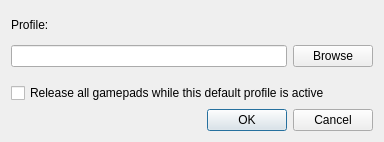
<?xml version="1.0" encoding="UTF-8"?>
<ui version="4.0">
 <class>EditAllDefaultAutoProfileDialog</class>
 <widget class="QDialog" name="EditAllDefaultAutoProfileDialog">
  <property name="geometry">
   <rect>
    <x>0</x>
    <y>0</y>
    <width>384</width>
    <height>142</height>
   </rect>
  </property>
  <property name="windowTitle">
   <string>Default Profile</string>
  </property>
  <property name="modal">
   <bool>true</bool>
  </property>
  <layout class="QVBoxLayout" name="verticalLayout">
   <item>
    <widget class="QLabel" name="label">
     <property name="text">
      <string>Profile:</string>
     </property>
     <property name="buddy">
      <cstring>profileLineEdit</cstring>
     </property>
    </widget>
   </item>
   <item>
    <layout class="QHBoxLayout" name="horizontalLayout">
     <item>
      <widget class="QLineEdit" name="profileLineEdit"/>
     </item>
     <item>
      <widget class="QPushButton" name="profileBrowsePushButton">
       <property name="text">
        <string>Browse</string>
       </property>
      </widget>
     </item>
    </layout>
   </item>
   <item>
    <spacer name="verticalSpacer">
     <property name="orientation">
      <enum>Qt::Vertical</enum>
     </property>
     <property name="sizeType">
      <enum>QSizePolicy::Fixed</enum>
     </property>
     <property name="sizeHint" stdset="0">
      <size>
       <width>20</width>
       <height>10</height>
      </size>
     </property>
    </spacer>
   </item>
   <item>
    <widget class="QCheckBox" name="releaseControllerCheckBox">
     <property name="toolTip">
      <string>Allows the focused application to receive gamepad input directly. AntiMicroX will stop loading profiles for all devices until AntiMicroX is focused again or another auto profile is selected.</string>
     </property>
     <property name="text">
      <string>Release all gamepads while this default profile is active</string>
     </property>
    </widget>
   </item>
   <item>
    <widget class="QDialogButtonBox" name="buttonBox">
     <property name="orientation">
      <enum>Qt::Horizontal</enum>
     </property>
     <property name="standardButtons">
      <set>QDialogButtonBox::Cancel|QDialogButtonBox::Ok</set>
     </property>
    </widget>
   </item>
  </layout>
 </widget>
 <resources/>
 <connections>
  <connection>
   <sender>buttonBox</sender>
   <signal>accepted()</signal>
   <receiver>EditAllDefaultAutoProfileDialog</receiver>
   <slot>accept()</slot>
   <hints>
    <hint type="sourcelabel">
     <x>248</x>
     <y>254</y>
    </hint>
    <hint type="destinationlabel">
     <x>157</x>
     <y>274</y>
    </hint>
   </hints>
  </connection>
  <connection>
   <sender>buttonBox</sender>
   <signal>rejected()</signal>
   <receiver>EditAllDefaultAutoProfileDialog</receiver>
   <slot>reject()</slot>
   <hints>
    <hint type="sourcelabel">
     <x>316</x>
     <y>260</y>
    </hint>
    <hint type="destinationlabel">
     <x>286</x>
     <y>274</y>
    </hint>
   </hints>
  </connection>
 </connections>
</ui>
